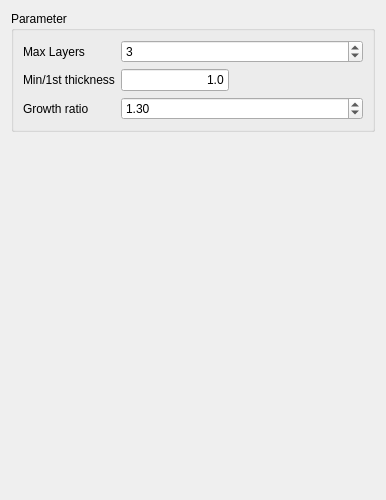
<?xml version="1.0" encoding="UTF-8"?>
<ui version="4.0">
 <class>Form</class>
 <widget class="QWidget" name="Form">
  <property name="geometry">
   <rect>
    <x>0</x>
    <y>0</y>
    <width>386</width>
    <height>500</height>
   </rect>
  </property>
  <property name="windowTitle">
   <string>Mesh boundary layer settings</string>
  </property>
  <layout class="QVBoxLayout" name="verticalLayout">
   <item>
    <widget class="QGroupBox" name="groupBox_3">
     <property name="maximumSize">
      <size>
       <width>16777215</width>
       <height>1677215</height>
      </size>
     </property>
     <property name="title">
      <string>Parameter</string>
     </property>
     <layout class="QVBoxLayout" name="verticalLayout_5">
      <item>
       <layout class="QFormLayout" name="formLayout_1">
        <property name="fieldGrowthPolicy">
         <enum>QFormLayout::AllNonFixedFieldsGrow</enum>
        </property>
        <item row="1" column="0">
         <widget class="QLabel" name="l_layers">
          <property name="text">
           <string>Max Layers</string>
          </property>
         </widget>
        </item>
        <item row="2" column="1">
         <widget class="Gui::InputField" name="bl_min_thickness">
          <property name="sizePolicy">
           <sizepolicy hsizetype="Fixed" vsizetype="Fixed">
            <horstretch>0</horstretch>
            <verstretch>0</verstretch>
           </sizepolicy>
          </property>
          <property name="text">
           <string>1.0</string>
          </property>
          <property name="alignment">
           <set>Qt::AlignRight|Qt::AlignTrailing|Qt::AlignVCenter</set>
          </property>
          <property name="min_thickness" stdset="0">
           <size>
            <width>80</width>
            <height>20</height>
           </size>
          </property>
          <property name="singleStep" stdset="0">
           <double>1.000000000000000</double>
          </property>
          <property name="maximum" stdset="0">
           <double>1000000000.000000000000000</double>
          </property>
          <property name="unit" stdset="0">
           <string notr="true">mm</string>
          </property>
          <property name="decimals" stdset="0">
           <number>2</number>
          </property>
          <property name="value" stdset="0">
           <double>1.000000000000000</double>
          </property>
         </widget>
        </item>
        <item row="1" column="1">
         <widget class="QSpinBox" name="bl_number_of_layers">
          <property name="value">
           <number>3</number>
          </property>
         </widget>
        </item>
        <item row="2" column="0">
         <widget class="QLabel" name="l_thickness">
          <property name="text">
           <string>Min/1st thickness</string>
          </property>
         </widget>
        </item>
        <item row="3" column="0">
         <widget class="QLabel" name="l_growth_rate">
          <property name="text">
           <string>Growth ratio</string>
          </property>
         </widget>
        </item>
        <item row="3" column="1">
         <widget class="QDoubleSpinBox" name="bl_growth_rate">
          <property name="minimum">
           <double>0.100000000000000</double>
          </property>
          <property name="maximum">
           <double>10.000000000000000</double>
          </property>
          <property name="singleStep">
           <double>0.100000000000000</double>
          </property>
          <property name="value">
           <double>1.300000000000000</double>
          </property>
         </widget>
        </item>
       </layout>
      </item>
     </layout>
    </widget>
   </item>
   <item>
    <spacer name="verticalSpacer_2">
     <property name="orientation">
      <enum>Qt::Vertical</enum>
     </property>
     <property name="sizeHint" stdset="0">
      <size>
       <width>20</width>
       <height>40</height>
      </size>
     </property>
    </spacer>
   </item>
  </layout>
 </widget>
 <customwidgets>
  <customwidget>
   <class>Gui::InputField</class>
   <extends>QLineEdit</extends>
   <header>Gui/InputField.h</header>
  </customwidget>
 </customwidgets>
 <resources/>
 <connections/>
</ui>
